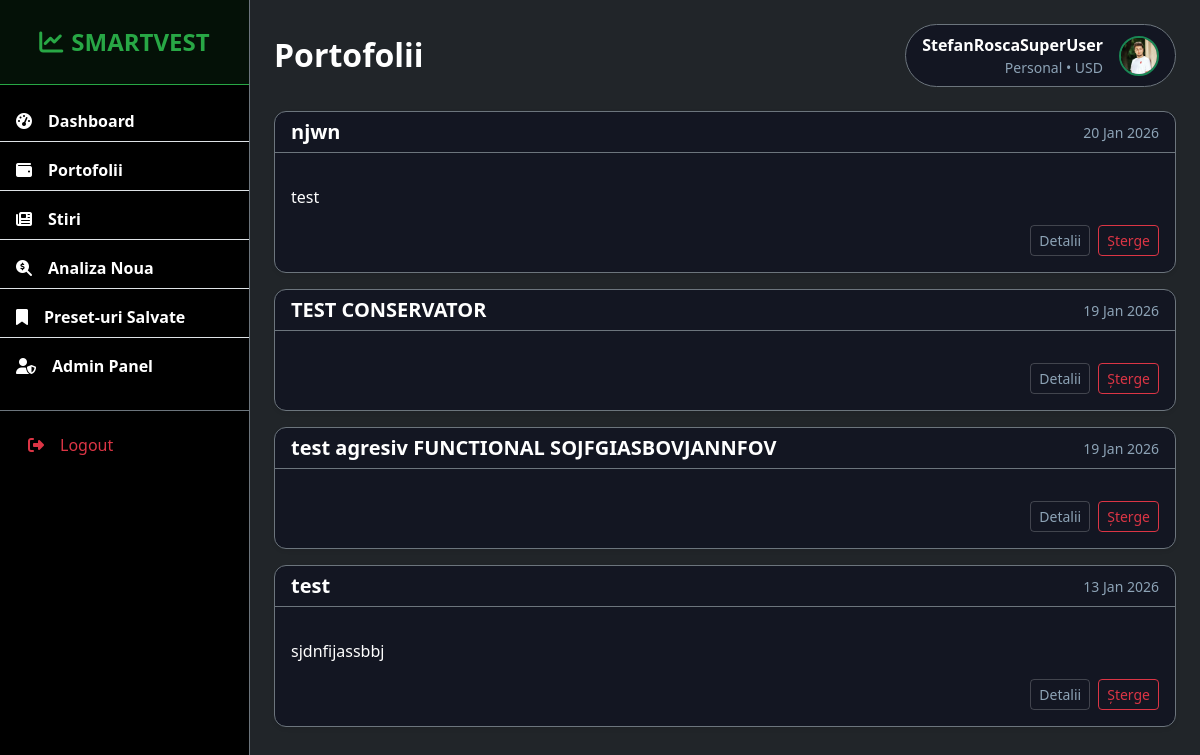
The app's page /portfolios/ (signed in) with its own data.
### SmartVest/models.py (models this page shows, shortened)
class UserProfile(models.Model):
    user = models.OneToOneField(User, on_delete=models.CASCADE)
    avatar = models.ImageField(upload_to='avatars/', default='avatars/default.png', blank=True)
    bio = models.TextField(max_length=500, blank=True)

class SavedPortfolio(models.Model):
    user = models.ForeignKey(User, on_delete=models.CASCADE)
    name = models.CharField(max_length=100)
    description = models.TextField(blank=True)
    portfolio_data = models.JSONField(default=dict)
    created_at = models.DateTimeField(default=timezone.now)
    updated_at = models.DateTimeField(auto_now=True)

### SmartVest/views.py (the view)
# urls.py: path('portfolios/', views.PortfolioListView.as_view(), name='portfolio-list'),
class PortfolioListView(LoginRequiredMixin, ListView):
    model = SavedPortfolio
    template_name = 'SmartVest/portfolio_list.html'
    context_object_name = 'portfolios'
    ordering = ['-created_at']
    def get_queryset(self):
        return SavedPortfolio.objects.filter(user=self.request.user).order_by('-created_at')

### templates/SmartVest/portfolio_list.html (shortened to what this page needs)
{% extends 'base.html' %}
{% block header_title %}Portofolii{% endblock %}
{% block content %}
<div class="row">
    <div class="col-12">
        {% for portfolio in portfolios %}
        <div class="card mb-3 bg-dark-card border border-secondary shadow-sm">
            <div
                class="card-header bg-transparent border-bottom border-secondary d-flex justify-content-between align-items-center">
                <h5 class="mb-0 text-white fw-bold">
                    {{ portfolio.name }}
                </h5>
                <small class="text-muted">{{ portfolio.created_at|date:"d M Y" }}</small>
            </div>
            <div class="card-body">
                <p class="card-text text-light">{{ portfolio.description|linebreaks }}</p>
                <div class="d-flex justify-content-end gap-2">
                    <a href="{% url 'portfolio-detail' portfolio.id %}" class="btn btn-sm btn-outline-light">Detalii</a>
                    <a href="{% url 'portfolio-delete' portfolio.id %}" class="btn btn-sm btn-outline-danger">Șterge</a>
                </div>
            </div>
        </div>
        {% empty %}
        <div class="text-center py-5">
            <i class="fas fa-folder-open fa-3x text-muted mb-3"></i>
            <p class="text-muted">Nu ai salvat niciun portofoliu momentan.</p>
            <a href="{% url 'run-analysis' %}" class="btn btn-primary rounded-pill px-4">Analiză Nouă</a>
        </div>
        {% endfor %}
    </div>
</div>
{% endblock %}

### templates/base.html (shortened to what this page needs)
<!DOCTYPE html>
<html lang="en">
<head>
    <link href="https://cdn.jsdelivr.net/npm/bootstrap@5.3.0/dist/css/bootstrap.min.css" rel="stylesheet">
    <link rel="stylesheet" href="https://cdnjs.cloudflare.com/ajax/libs/font-awesome/6.4.0/css/all.min.css">
    <link rel="stylesheet" href="/static/css/style.css">
</head>
<body class="bg-dark text-white">
    <div class="d-flex" id="wrapper">
        {% if user.is_authenticated %}
        <div class="bg-black border-end border-secondary sidebar-wrapper" id="sidebar-wrapper">
            <a href="{% url 'home' %}" class="text-decoration-none">
                <div
                    class="sidebar-heading text-center py-4 primary-text fs-4 fw-bold text-uppercase border-bottom border-secondary mb-3 logo-link">
                    <i class="fas fa-chart-line me-2 text-success"></i><span class="text-white">SmartVest</span>
                </div>
            </a>
            <div class="list-group list-group-flush my-3">
                <a href="{% url 'home' %}"
                    class="list-group-item list-group-item-action bg-transparent text-white fw-bold mb-2 sidebar-link">
                    <i class="fas fa-tachometer-alt me-3"></i>Dashboard
                </a>
                <a href="{% url 'portfolio-list' %}"
                    class="list-group-item list-group-item-action bg-transparent text-white fw-bold mb-2 sidebar-link">
                    <i class="fas fa-wallet me-3"></i>Portofolii
                </a>
                <a href="{% url 'market-news' %}"
                    class="list-group-item list-group-item-action bg-transparent text-white fw-bold mb-2 sidebar-link">
                    <i class="fas fa-newspaper me-3"></i>Stiri
                </a>
                <a href="{% url 'run-analysis' %}"
                    class="list-group-item list-group-item-action bg-transparent text-white fw-bold mb-2 sidebar-link">
                    <i class="fas fa-search-dollar me-3"></i>Analiza Noua
                </a>
                <a href="{% url 'presets-list' %}"
                    class="list-group-item list-group-item-action bg-transparent text-white fw-bold mb-2 sidebar-link">
                    <i class="fas fa-bookmark me-3"></i>Preset-uri Salvate
                </a>
                {% if user.is_superuser %}
                <a href="{% url 'admin-dashboard' %}"
                    class="list-group-item list-group-item-action bg-transparent text-white fw-bold mb-2 sidebar-link">
                    <i class="fas fa-user-shield me-3"></i>Admin Panel
                </a>
                {% endif %}
            </div>
            <div class="mt-auto p-3 border-top border-secondary">
                <form action="{% url 'logout' %}" method="post">
                    <button type="submit" class="btn btn-outline-danger w-100 border-0 text-start">
                        <i class="fas fa-sign-out-alt me-3"></i>Logout
                    </button>
                </form>
            </div>
        </div>
        {% endif %}
        <div id="page-content-wrapper" class="w-100">
            <nav class="navbar navbar-expand-lg navbar-dark bg-transparent py-4 px-4">
                <div class="d-flex align-items-center">
                    <h2 class="fs-2 m-0 text-white fw-bold">{% block header_title %}Meniu principal{% endblock %}</h2>
                </div>
                <div class="collapse navbar-collapse" id="navbarSupportedContent">
                    <ul class="navbar-nav ms-auto mb-2 mb-lg-0">
                        <li class="nav-item">
                            <a href="{% url 'profile' %}" class="text-decoration-none">
                                <div
                                    class="d-flex align-items-center text-white bg-dark-card rounded-pill px-3 py-2 ms-3 border border-secondary component-bg">
                                    {% if user.is_authenticated %}
                                    <div class="me-3 text-end d-none d-md-block">
                                        <span class="d-block fw-bold text-white">{{ user.username }}</span>
                                        <span class="d-block small text-muted">Personal • USD</span>
                                    </div>
                                    {% if user.userprofile.avatar %}
                                    <img src="{{ user.userprofile.avatar.url }}"
                                        class="rounded-circle border border-2 border-success"
                                        style="width: 40px; height: 40px; object-fit: cover;">
                                    {% else %}
                                    <div class="rounded-circle bg-secondary d-flex justify-content-center align-items-center text-white fw-bold"
                                        style="width: 40px; height: 40px;">
                                        {{ user.username|slice:":1"|upper }}
                                    </div>
                                    {% endif %}
                                    {% else %}
                                    <a href="{% url 'login' %}"
                                        class="btn btn-sm btn-success rounded-pill px-4">Login</a>
                                    {% endif %}
                                </div>
                            </a>
                        </li>
                    </ul>
                </div>
            </nav>
            <div class="container-fluid px-4 pb-5">
                {% block content %}{% endblock %}
            </div>
        </div>
    </div>
</body>
</html>

### static/css/style.css (style rules this page uses)
:root { --main-bg-color: #0b0f19; --secondary-bg-color: #131622; --sidebar-bg-color: #000000; --text-main: #ffffff; --text-secondary: #8da3b6; --accent-green: #28a745; --accent-red: #dc3545; }
body { background-color: var(--main-bg-color) !important; font-family: 'Segoe UI', Tahoma, Geneva, Verdana, sans-serif; color: var(--text-main); overflow-x: hidden; }
#wrapper { overflow-x: hidden; min-height: 100vh; }
#sidebar-wrapper { min-height: 100vh; width: 250px; margin-left: 0; transition: margin 0.25s ease-out; background-color: var(--sidebar-bg-color) !important; flex-shrink: 0; }
#page-content-wrapper { min-width: 0; width: 100%; }
.sidebar-link { transition: all 0.3s; border-right: 4px solid transparent; }
.logo-link { transition: all 0.3s ease; cursor: pointer; }
.bg-dark-card { background-color: var(--secondary-bg-color); }
.component-bg { background-color: var(--secondary-bg-color); }
.card { background-color: var(--secondary-bg-color); color: var(--text-main); border: none; border-radius: 12px; }
.text-success { color: var(--accent-green) !important; }
.text-muted { color: var(--text-secondary) !important; }
.btn-outline-light { border-color: rgba(255, 255, 255, 0.2); color: var(--text-secondary); }

### records on screen
SavedPortfolio: name "njwn", created_at "20 Jan 2026", description "test"
SavedPortfolio: name "TEST CONSERVATOR", created_at "19 Jan 2026"
SavedPortfolio: name "test agresiv FUNCTIONAL SOJFGIASBOVJANNFOV", created_at "19 Jan 2026"
SavedPortfolio: name "test", created_at "13 Jan 2026", description "sjdnfijassbbj"

### other values on screen
{{ user.username }} "StefanRoscaSuperUser"
